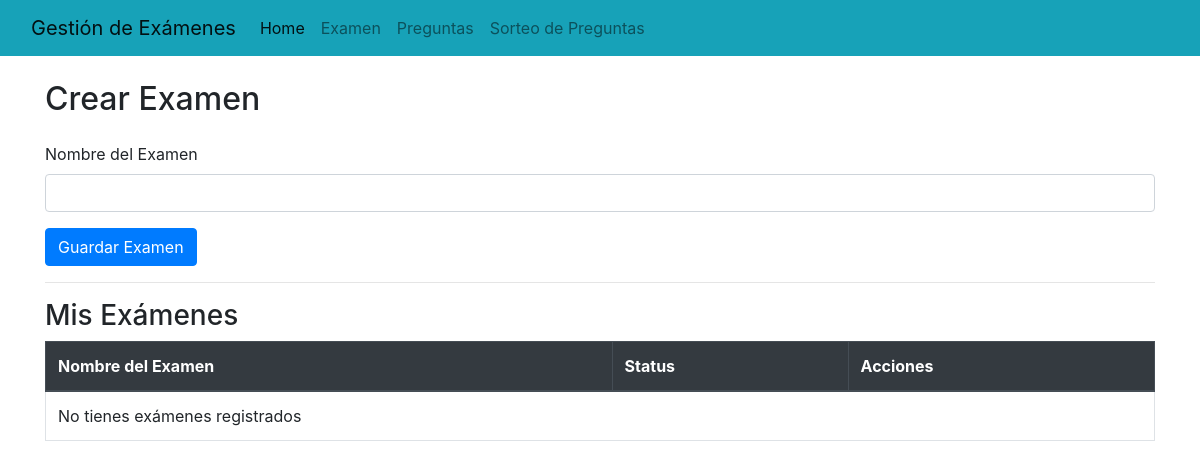
The page /crearexamen.php?error=id (signed in) on the database as committed earlier.
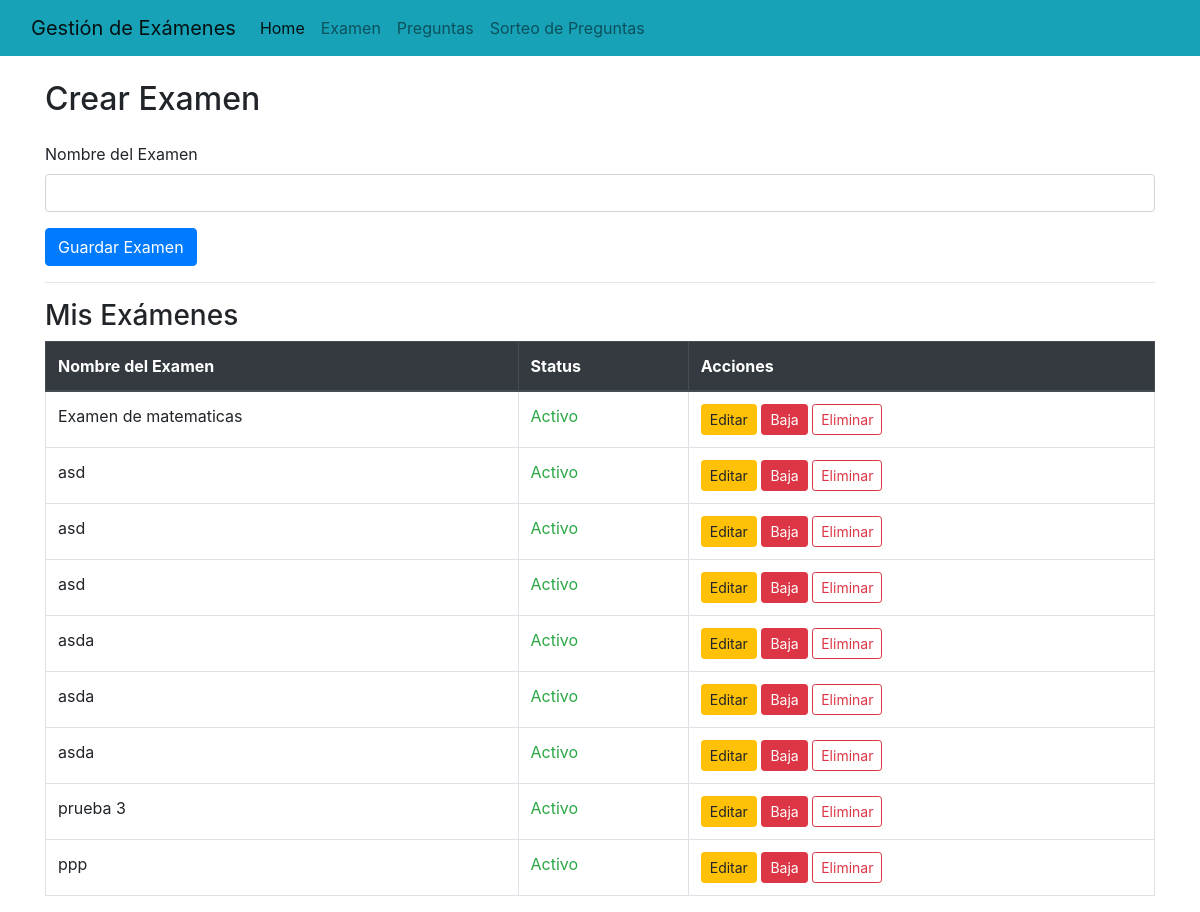
The same page on the database as committed later.
### tables this page shows
CREATE TABLE `examen` (
  `id` int(11) NOT NULL,
  `id_usuarios` int(11) NOT NULL,
  `nombre_examen` varchar(50) NOT NULL,
  `status` tinyint(4) DEFAULT NULL
);

### crearexamen.php (the view, shortened to what this page needs)
<?php
include('conexion.php');
$id_usuario = $_SESSION['usuario_id'];
$result = $conexion->query("SELECT id, nombre_examen, status FROM examen WHERE id_usuarios = '$id_usuario'");
?>
<!DOCTYPE html>
<html lang="es">
<head>
    <link rel="stylesheet" href="https://cdn.jsdelivr.net/npm/bootstrap@4.6.2/dist/css/bootstrap.min.css">
</head>
<body>
    <nav class="navbar navbar-expand-lg navbar-light bg-info">
        <div class="container-fluid">
            <a class="navbar-brand" href="index.php">Gestión de Exámenes</a>
            <div class="collapse navbar-collapse" id="navbarSupportedContent">
                <ul class="navbar-nav me-auto mb-2 mb-lg-0">
                    <li class="nav-item">
                        <a class="nav-link active" aria-current="page" href="index.php">Home</a>
                    </li>
                    <li class="nav-item">
                        <a class="nav-link" href="crearexamen.php">Examen</a>
                    </li>
                    <li class="nav-item">
                        <a class="nav-link" href="preguntas.php">Preguntas</a>
                    </li>
                    <li class="nav-item">
                        <a class="nav-link" href="sorteo_preguntas.php">Sorteo de Preguntas</a>
                    </li>
                </ul>
            </div>
        </div>
    </nav>
    <div class="container-sm">
        <br>
        <h2 class="mb-4">Crear Examen</h2>
        <form method="POST" action="">
            <div class="form-group">
                <label for="nombre_examen">Nombre del Examen</label>
                <input type="text" class="form-control" id="nombre_examen" name="nombre_examen" required>
            </div>
            <button type="submit" class="btn btn-primary">Guardar Examen</button>
        </form>
        <hr>
        <h3>Mis Exámenes</h3>
        <table class="table table-bordered">
            <thead class="thead-dark">
                <tr>
                    <th>Nombre del Examen</th>
                    <th>Status</th>
                    <th>Acciones</th>
                </tr>
            </thead>
            <tbody>
                <?php if ($result->num_rows > 0): ?>
                    <?php while($row = $result->fetch_assoc()): ?>
                        <tr>
                            <td><?= $row['nombre_examen'] ?></td>
                            <td>
                                <?= $row['status'] == 1 ? "<span class='text-success'>Activo</span>" : "<span class='text-danger'>Inactivo</span>" ?>
                            </td>
                            <td>
                                <a href="editar_examen.php?id=<?= $row['id'] ?>" class="btn btn-warning btn-sm">Editar</a>
                                <?php if ($row['status'] == 1): ?>
                                    <a href="baja_examen.php?id=<?= $row['id'] ?>" class="btn btn-danger btn-sm">Baja</a>
                                <?php else: ?>
                                    <a href="alta_examen.php?id=<?= $row['id'] ?>" class="btn btn-success btn-sm">Alta</a>
                                <?php endif; ?>
                                <a href="eliminar_examen.php?id=<?= $row['id'] ?>" class="btn btn-outline-danger btn-sm"
                                onclick="return confirm('¿Estás seguro de eliminar este examen? Se perderá permanentemente.');">
                                Eliminar
                                </a>
                            </td>
                        </tr>
                    <?php endwhile; ?>
                <?php else: ?>
                    <tr>
                        <td colspan="3">No tienes exámenes registrados</td>
                    </tr>
                <?php endif; ?>
            </tbody>
        </table>
    </div>
</body>
</html>

Rows that differ between the two databases and show on the page:
now on this page (row edited): examen: nombre_examen "Examen de matematicas", status "Activo"
added examen: nombre_examen "asd", status "Activo"
now on this page (row edited): examen: nombre_examen "asd", status "Activo"
now on this page (row edited): examen: nombre_examen "asd", status "Activo"
now on this page (row edited): examen: nombre_examen "asda", status "Activo"
now on this page (row edited): examen: nombre_examen "asda", status "Activo"
now on this page (row edited): examen: nombre_examen "asda", status "Activo"
now on this page (row edited): examen: nombre_examen "prueba 3", status "Activo"
added examen: nombre_examen "ppp", status "Activo"
Other text that changed with them:
text no longer shown: "No tienes exámenes registrados"
